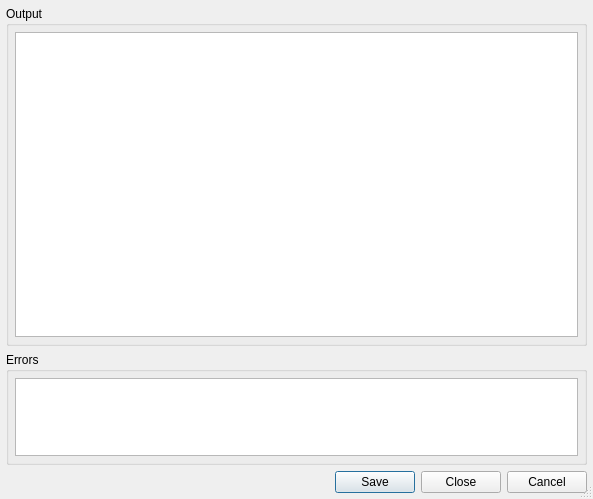
<?xml version="1.0" encoding="UTF-8"?>
<ui version="4.0">
 <class>DjangoDialog</class>
 <widget class="QDialog" name="DjangoDialog">
  <property name="geometry">
   <rect>
    <x>0</x>
    <y>0</y>
    <width>593</width>
    <height>499</height>
   </rect>
  </property>
  <property name="windowTitle">
   <string>Django</string>
  </property>
  <property name="sizeGripEnabled">
   <bool>true</bool>
  </property>
  <layout class="QVBoxLayout">
   <property name="spacing">
    <number>6</number>
   </property>
   <property name="margin">
    <number>6</number>
   </property>
   <item>
    <widget class="QGroupBox" name="outputGroup">
     <property name="sizePolicy">
      <sizepolicy hsizetype="Preferred" vsizetype="Expanding">
       <horstretch>0</horstretch>
       <verstretch>3</verstretch>
      </sizepolicy>
     </property>
     <property name="title">
      <string>Output</string>
     </property>
     <layout class="QVBoxLayout">
      <property name="spacing">
       <number>6</number>
      </property>
      <property name="margin">
       <number>6</number>
      </property>
      <item>
       <widget class="QTextEdit" name="resultbox">
        <property name="acceptRichText">
         <bool>false</bool>
        </property>
       </widget>
      </item>
     </layout>
    </widget>
   </item>
   <item>
    <widget class="QGroupBox" name="errorGroup">
     <property name="sizePolicy">
      <sizepolicy hsizetype="Preferred" vsizetype="Expanding">
       <horstretch>0</horstretch>
       <verstretch>1</verstretch>
      </sizepolicy>
     </property>
     <property name="title">
      <string>Errors</string>
     </property>
     <layout class="QVBoxLayout">
      <property name="spacing">
       <number>6</number>
      </property>
      <property name="margin">
       <number>6</number>
      </property>
      <item>
       <widget class="QTextEdit" name="errors">
        <property name="focusPolicy">
         <enum>Qt::NoFocus</enum>
        </property>
        <property name="readOnly">
         <bool>true</bool>
        </property>
        <property name="acceptRichText">
         <bool>false</bool>
        </property>
       </widget>
      </item>
     </layout>
    </widget>
   </item>
   <item>
    <widget class="QDialogButtonBox" name="buttonBox">
     <property name="orientation">
      <enum>Qt::Horizontal</enum>
     </property>
     <property name="standardButtons">
      <set>QDialogButtonBox::Cancel|QDialogButtonBox::Close|QDialogButtonBox::Save</set>
     </property>
    </widget>
   </item>
  </layout>
 </widget>
 <layoutdefault spacing="6" margin="11"/>
 <pixmapfunction>qPixmapFromMimeSource</pixmapfunction>
 <resources/>
 <connections/>
</ui>
